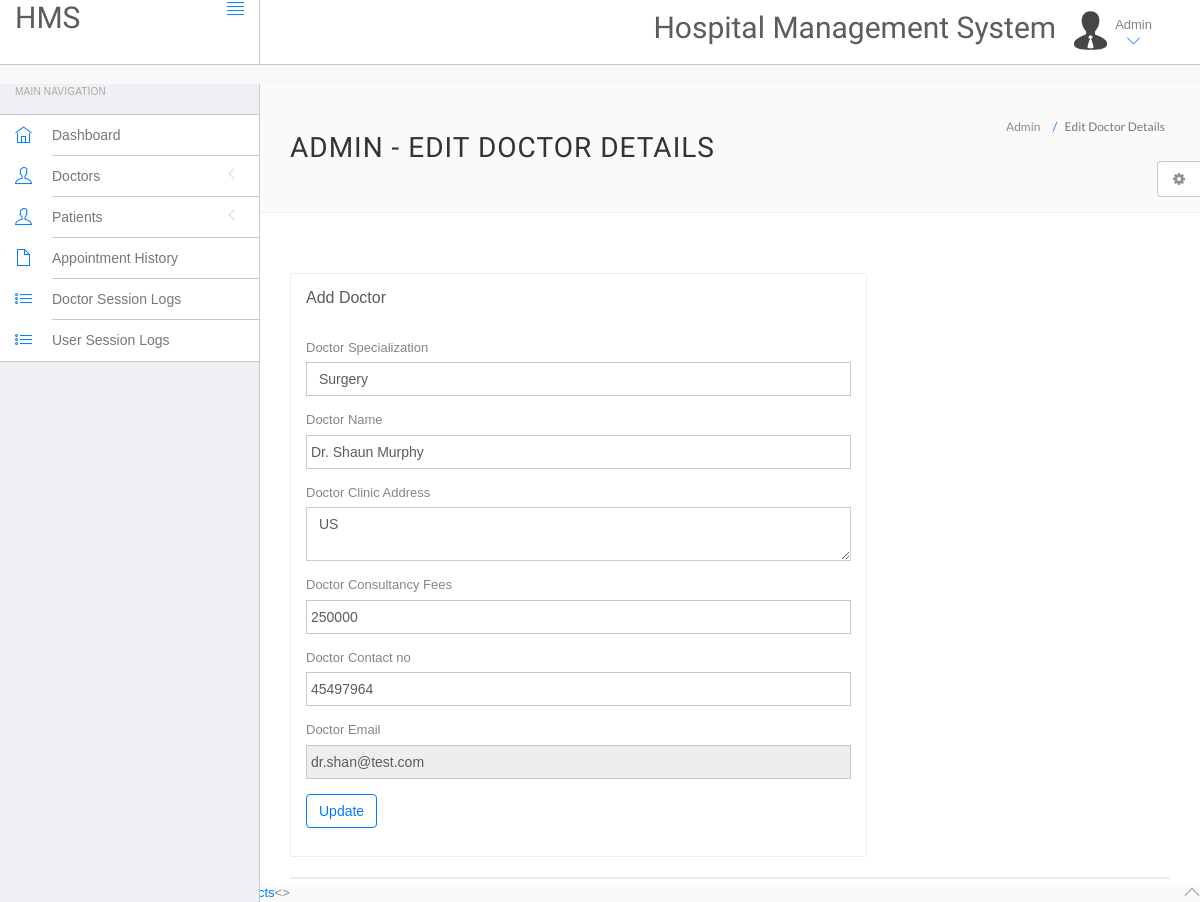
The page /hms/admin/edit-doctor.php?id=6 (signed in) on the database as committed earlier.
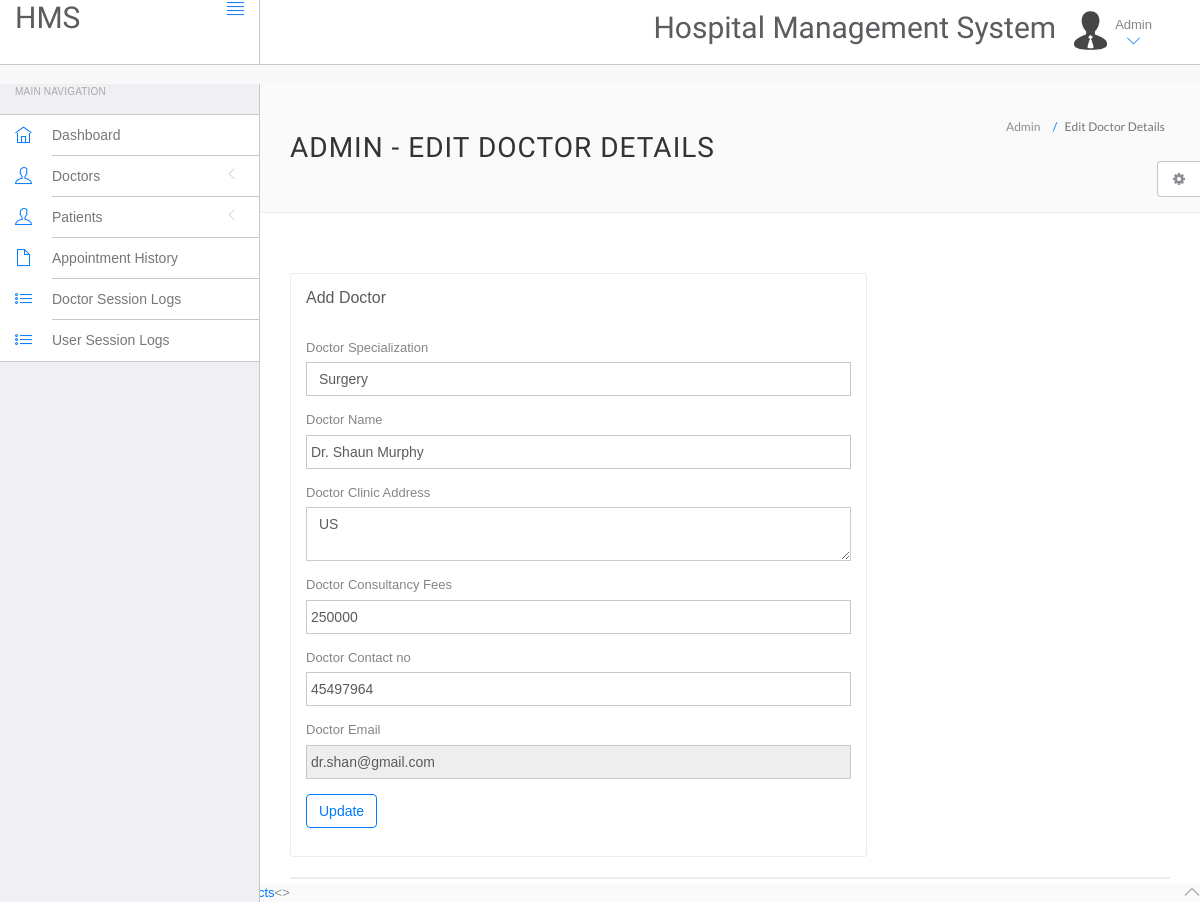
The same page on the database as committed later.
### tables this page shows
CREATE TABLE `doctors` (
  `id` int(11) NOT NULL,
  `specilization` varchar(255) NOT NULL,
  `doctorName` varchar(255) NOT NULL,
  `address` longtext NOT NULL,
  `docFees` varchar(255) NOT NULL,
  `contactno` bigint(11) NOT NULL,
  `docEmail` varchar(255) NOT NULL,
  `password` varchar(255) NOT NULL,
  `creationDate` timestamp NOT NULL DEFAULT current_timestamp(),
  `updationDate` varchar(255) NOT NULL
);

### hms/admin/edit-doctor.php (the view, shortened to what this page needs)
<?php
include('include/config.php');
$did=intval($_GET['id']);
?>
<!DOCTYPE html>
<html lang="en">
	<head>
		<link rel="stylesheet" href="vendor/bootstrap/css/bootstrap.min.css">
		<link rel="stylesheet" href="vendor/fontawesome/css/font-awesome.min.css">
		<link rel="stylesheet" href="vendor/themify-icons/themify-icons.min.css">
		<link href="vendor/animate.css/animate.min.css" rel="stylesheet" media="screen">
		<link href="vendor/perfect-scrollbar/perfect-scrollbar.min.css" rel="stylesheet" media="screen">
		<link href="vendor/switchery/switchery.min.css" rel="stylesheet" media="screen">
		<link href="vendor/bootstrap-touchspin/jquery.bootstrap-touchspin.min.css" rel="stylesheet" media="screen">
		<link href="vendor/select2/select2.min.css" rel="stylesheet" media="screen">
		<link href="vendor/bootstrap-datepicker/bootstrap-datepicker3.standalone.min.css" rel="stylesheet" media="screen">
		<link href="vendor/bootstrap-timepicker/bootstrap-timepicker.min.css" rel="stylesheet" media="screen">
		<link rel="stylesheet" href="assets/css/styles.css">
		<link rel="stylesheet" href="assets/css/plugins.css">
		<link rel="stylesheet" href="assets/css/themes/theme-1.css" id="skin_color" />
	</head>
	<body>
		<div id="app">
<?php include('include/sidebar.php');?>
			<div class="app-content">
						<?php include('include/header.php');?>
				<div class="main-content" >
					<div class="wrap-content container" id="container">
						<section id="page-title">
							<div class="row">
								<div class="col-sm-8">
									<h1 class="mainTitle">Admin - Edit Doctor Details</h1>
																	</div>
								<ol class="breadcrumb">
									<li>
										<span>Admin</span>
									</li>
									<li class="active">
										<span>Edit Doctor Details</span>
									</li>
								</ol>
							</div>
						</section>
						<div class="container-fluid container-fullw bg-white">
							<div class="row">
								<div class="col-md-12">
									<div class="row margin-top-30">
										<div class="col-lg-8 col-md-12">
											<div class="panel panel-white">
												<div class="panel-heading">
													<h5 class="panel-title">Add Doctor</h5>
												</div>
												<div class="panel-body">
									<?php $sql=mysqli_query($conn, "select * from doctors where id='$did'");
while($data=mysqli_fetch_array($sql))
{
?>
													<form role="form" name="adddoc" method="post" onSubmit="return valid();">
														<div class="form-group">
															<label for="DoctorSpecialization">
																Doctor Specialization
															</label>
							<select name="Doctorspecialization" class="form-control" required="required">
					<option value="<?php echo htmlentities($data['specilization']);?>">
					<?php echo htmlentities($data['specilization']);?></option>
															</select>
														</div>
<div class="form-group">
															<label for="doctorname">
																 Doctor Name
															</label>
	<input type="text" name="docname" class="form-control" value="<?php echo htmlentities($data['doctorName']);?>" >
														</div>
<div class="form-group">
															<label for="address">
																 Doctor Clinic Address
															</label>
					<textarea name="clinicaddress" class="form-control"><?php echo htmlentities($data['address']);?></textarea>
														</div>
<div class="form-group">
															<label for="fess">
																 Doctor Consultancy Fees
															</label>
		<input type="text" name="docfees" class="form-control" required="required"  value="<?php echo htmlentities($data['docFees']);?>" >
														</div>
<div class="form-group">
									<label for="fess">
																 Doctor Contact no
															</label>
					<input type="text" name="doccontact" class="form-control" required="required"  value="<?php echo htmlentities($data['contactno']);?>">
														</div>
<div class="form-group">
									<label for="fess">
																 Doctor Email
															</label>
					<input type="email" name="docemail" class="form-control"  readonly="readonly"  value="<?php echo htmlentities($data['docEmail']);?>">
														</div>
														<?php } ?>
														<button type="submit" name="submit" class="btn btn-o btn-primary">
															Update
														</button>
													</form>
												</div>
											</div>
										</div>
											</div>
										</div>
									<div class="col-lg-12 col-md-12">
											<div class="panel panel-white">
											</div>
										</div>
									</div>
								</div>
							</div>
						</div>
					</div>
				</div>
	<?php include('include/footer.php');?>
	<?php include('include/setting.php');?>
			<>
	</body>
</html>

### hms/admin/include/sidebar.php (shortened to what this page needs)
<div class="sidebar app-aside" id="sidebar">
				<div class="sidebar-container perfect-scrollbar">
<nav>
						<div class="navbar-title">
							<span>Main Navigation</span>
						</div>
						<ul class="main-navigation-menu">
							<li>
								<a href="dashboard.php">
									<div class="item-content">
										<div class="item-media">
											<i class="ti-home"></i>
										</div>
										<div class="item-inner">
											<span class="title"> Dashboard </span>
										</div>
									</div>
								</a>
							</li>
							<li>
								<a href="javascript:void(0)">
									<div class="item-content">
										<div class="item-media">
											<i class="ti-user"></i>
										</div>
										<div class="item-inner">
											<span class="title"> Doctors </span><i class="icon-arrow"></i>
										</div>
									</div>
								</a>
								</li>
				<li>
								<a href="javascript:void(0)">
									<div class="item-content">
										<div class="item-media">
											<i class="ti-user"></i>
										</div>
										<div class="item-inner">
											<span class="title"> Patients </span><i class="icon-arrow"></i>
										</div>
									</div>
								</a>
								</li>
<li>
								<a href="appointment-history.php">
									<div class="item-content">
										<div class="item-media">
											<i class="ti-file"></i>
										</div>
										<div class="item-inner">
											<span class="title"> Appointment History </span>
										</div>
									</div>
								</a>
							</li>
	<li>
								<a href="doctor-logs.php">
									<div class="item-content">
										<div class="item-media">
											<i class="ti-list"></i>
										</div>
										<div class="item-inner">
											<span class="title"> Doctor Session Logs </span>
										</div>
									</div>
								</a>
							</li>
							<li>
								<a href="user-logs.php">
									<div class="item-content">
										<div class="item-media">
											<i class="ti-list"></i>
										</div>
										<div class="item-inner">
											<span class="title"> User Session Logs </span>
										</div>
									</div>
								</a>
							</li>
						</ul>
					</nav>
					</div>
			</div>

### hms/admin/include/header.php (shortened to what this page needs)
<header class="navbar navbar-default navbar-static-top">
					<div class="navbar-header">
						<a class="navbar-brand" href="#">
							<h2 style="padding-top:2% ">HMS</h2>
						</a>
						<a href="#" class="sidebar-toggler pull-right visible-md visible-lg" data-toggle-class="app-sidebar-closed" data-toggle-target="#app">
							<i class="ti-align-justify"></i>
						</a>
					</div>
					<div class="navbar-collapse collapse">
						<ul class="nav navbar-right">
								<li  style="padding-top:2% ">
								<h2>Hospital Management System</h2>
							</li>
							<li class="dropdown current-user">
								<a href class="dropdown-toggle" data-toggle="dropdown">
									<img src="assets/images/Admin.jpg" alt="Peter"> <span class="username">
			Admin
									<i class="ti-angle-down"></i></i></span>
								</a>
							</li>
						</ul>
					</div>
				</header>

### hms/admin/include/footer.php
<footer>
				<div class="footer-inner">
					<div class="pull-left">
						&copy; <span class="current-year"></span><span class="text-bold text-uppercase"> HMS</span>. <span>Brought To You By <a href="https://code-projects.org/">Code-Projects</a></span>
					</div>
					<div class="pull-right">
						<span class="go-top"><i class="ti-angle-up"></i></span>
					</div>
				</div>
			</footer>

### hms/admin/include/setting.php (shortened to what this page needs)
<div class="settings panel panel-default hidden-xs hidden-sm" id="settings">
				<button ct-toggle="toggle" data-toggle-class="active" data-toggle-target="#settings" class="btn btn-default">
					<i class="fa fa-spin fa-gear"></i>
				</button>
			</div>

### hms/admin/assets/css/plugins.css (style rules this page uses)
.perfect-scrollbar { overflow-y: hidden !important; }

### hms/admin/assets/css/themes/theme-1.css (style rules this page uses)
body { background: #FAFAFA; }
header .navbar-header { background: #ffffff !important; border-right-color: #c8c7cc !important; border-bottom-color: #c8c7cc !important; }
header .navbar-header .sidebar-toggler, header .navbar-header .sidebar-mobile-toggler { color: #007aff !important; }
header .navbar-header .navbar-brand { color: #777 !important; }
header .navbar-collapse { background: #ffffff !important; border-bottom-color: #c8c7cc !important; box-shadow: none !important; }
header .navbar-collapse .navbar-right > li > a { color: #777; }
header .navbar-collapse .navbar-right > li > a i { color: #007aff !important; }
#sidebar { background: #EFEFF4 !important; }
#sidebar:before { border-right-width: "1px" !important; border-right-style: solid; border-right-color: #c8c7cc !important; }
#sidebar nav { border-right-width: "1px" !important; border-right-style: solid; border-right-color: #c8c7cc !important; }
#sidebar nav .navbar-title { color: #aaaaaa; }
#sidebar nav > ul { background: #ffffff !important; border-bottom-color: #c8c7cc !important; border-top-color: #c8c7cc !important; }
#sidebar nav > ul > li > a .item-media > i { color: #007aff !important; }
#sidebar nav > ul > li > a .item-inner { color: #777 !important; border-bottom-color: #c8c7cc; }

Rows that differ between the two databases and show on the page:
changed doctors "Surgery": docemail "dr.shan@test.com" → "dr.shan@gmail.com"
